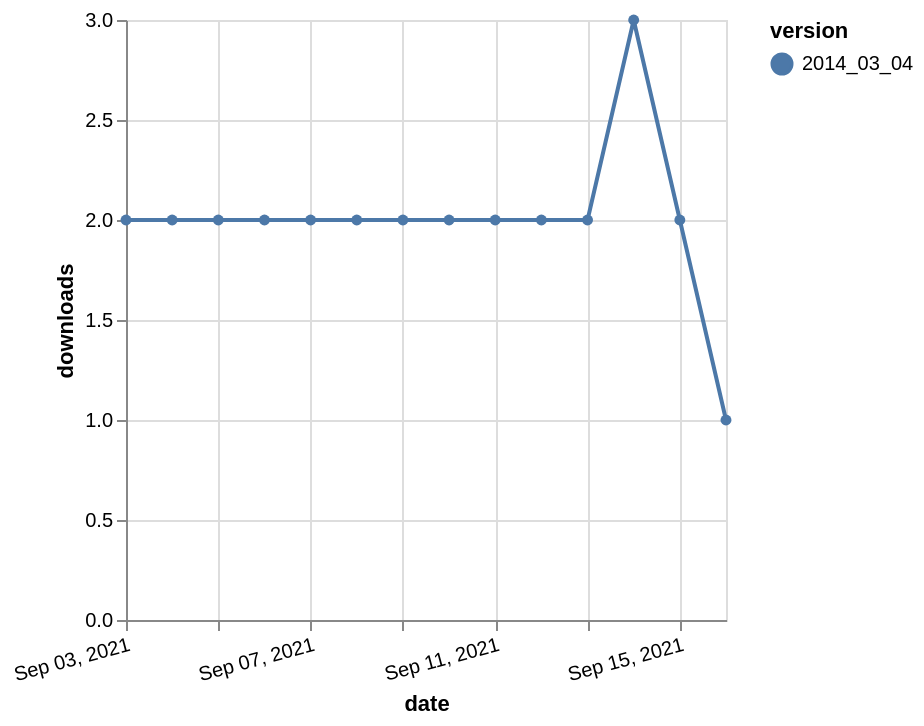

Here is the Vega-Lite specification saved for this chart:
### Vega-Lite specification from a JSON file in a GitHub repository (floating-point values rounded to 4 significant figures)
{"$schema": "https://vega.github.io/schema/vega-lite/v5.json", "description": "A simple bar chart with embedded data.", "data": {"values": [{"date": "2021-09-03", "total": 2717, "delta": 2, "version": "2014_03_04"}, {"date": "2021-09-04", "total": 2719, "delta": 2, "version": "2014_03_04"}, {"date": "2021-09-05", "total": 2721, "delta": 2, "version": "2014_03_04"}, {"date": "2021-09-06", "total": 2723, "delta": 2, "version": "2014_03_04"}, {"date": "2021-09-07", "total": 2725, "delta": 2, "version": "2014_03_04"}, {"date": "2021-09-08", "total": 2727, "delta": 2, "version": "2014_03_04"}, {"date": "2021-09-09", "total": 2729, "delta": 2, "version": "2014_03_04"}, {"date": "2021-09-10", "total": 2731, "delta": 2, "version": "2014_03_04"}, {"date": "2021-09-11", "total": 2733, "delta": 2, "version": "2014_03_04"}, {"date": "2021-09-12", "total": 2735, "delta": 2, "version": "2014_03_04"}, {"date": "2021-09-13", "total": 2737, "delta": 2, "version": "2014_03_04"}, {"date": "2021-09-14", "total": 2740, "delta": 3, "version": "2014_03_04"}, {"date": "2021-09-15", "total": 2742, "delta": 2, "version": "2014_03_04"}, {"date": "2021-09-16", "total": 2743, "delta": 1, "version": "2014_03_04"}]}, "width": "container", "mark": {"type": "line", "point": {"filled": true}}, "encoding": {"x": {"field": "date", "type": "temporal", "timeUnit": "yearmonthdate", "title": "date", "axis": {"labelAngle": -15}}, "y": {"field": "delta", "type": "quantitative", "title": "downloads"}, "color": {"field": "version", "type": "nominal"}, "tooltip": {"field": "delta"}}}
